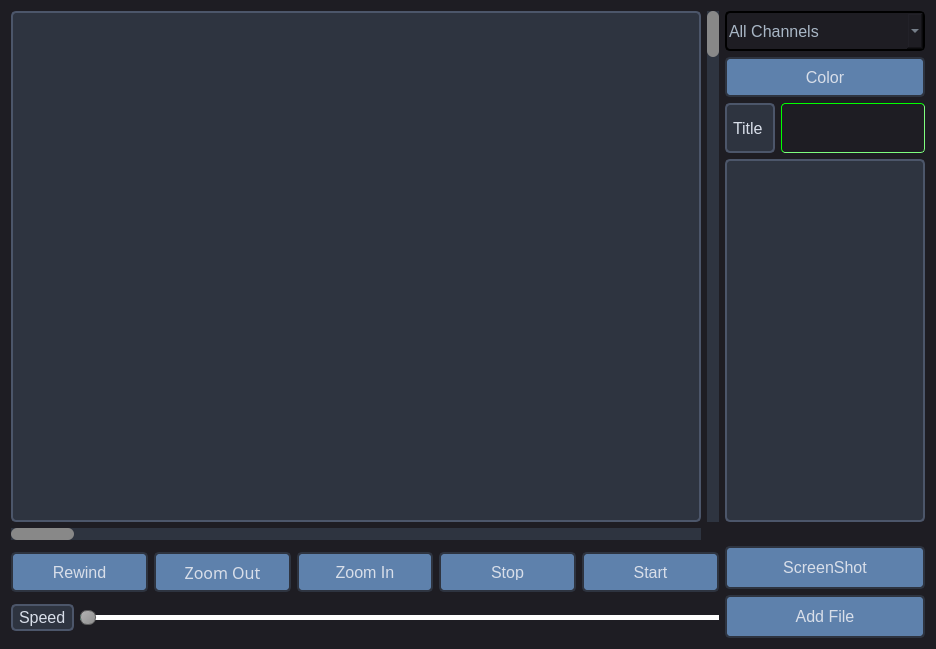
<?xml version="1.0" encoding="UTF-8"?>
<ui version="4.0">
 <class>Form</class>
 <widget class="QWidget" name="Form">
  <property name="geometry">
   <rect>
    <x>0</x>
    <y>0</y>
    <width>936</width>
    <height>649</height>
   </rect>
  </property>
  <property name="windowTitle">
   <string>Form</string>
  </property>
  <property name="styleSheet">
   <string notr="true">/*
Material Dark Style Sheet for QT Applications
Author: Jaime A. Quiroga P.
Inspired on https://github.com/jxfwinter/qt-material-stylesheet
Company: GTRONICK
Last updated: 04/12/2018, 15:00.
Available at: https://github.com/GTRONICK/QSS/blob/master/MaterialDark.qss
*/
QWidget{
	background-color:#1e1d23;
}
QMenuBar {
    background-color: #2E3440; /* Dark background */
    color: #D8DEE9; /* Light text color */
    font-size: 16px; /* Font size */
    padding: 5px; /* Padding around the text */
    border: 1px solid #4C566A; /* Border color */
    font-family: &quot;Segoe UI&quot;, &quot;Helvetica Neue&quot;, &quot;Arial&quot;, sans-serif; /* Font family */
}

QMenuBar::item {
    background-color: transparent; /* Transparent background */
    padding: 5px 10px; /* Padding around each item */
}

QMenuBar::item:selected {
    background-color: #4C566A; /* Background color when selected */
    color: #ECEFF4; /* Text color when selected */
}

QMenuBar::item:pressed {
    background-color: #3B4252; /* Background color when pressed */
    color: #ECEFF4; /* Text color when pressed */
}

QDialog {
	background-color:#1e1d23;
}
QColorDialog {
	background-color:#1e1d23;
}
QTextEdit {
	background-color:#1e1d23;
	color: #a9b7c6;
}
QPlainTextEdit {
	selection-background-color:#007b50;
	background-color:#1e1d23;
	border-style: solid;
	border-top-color: transparent;
	border-right-color: transparent;
	border-left-color: transparent;
	border-bottom-color: transparent;
	border-width: 1px;
	color: #a9b7c6;
}
QPushButton{
	border-style: solid;
	border-top-color: transparent;
	border-right-color: transparent;
	border-left-color: transparent;
	border-bottom-color: transparent;
	border-width: 1px;
	border-style: solid;
	color: #a9b7c6;
	padding: 2px;
	background-color: #1e1d23;
}
QPushButton::default{
	border-style: inset;
	border-top-color: transparent;
	border-right-color: transparent;
	border-left-color: transparent;
	border-bottom-color: #04b97f;
	border-width: 1px;
	color: #a9b7c6;
	padding: 2px;
	background-color: #1e1d23;
}
QToolButton {
	border-style: solid;
	border-top-color: transparent;
	border-right-color: transparent;
	border-left-color: transparent;
	border-bottom-color: #04b97f;
	border-bottom-width: 1px;
	border-style: solid;
	color: #a9b7c6;
	padding: 2px;
	background-color: #1e1d23;
}
QToolButton:hover{
	border-style: solid;
	border-top-color: transparent;
	border-right-color: transparent;
	border-left-color: transparent;
	border-bottom-color: #37efba;
	border-bottom-width: 2px;
	border-style: solid;
	color: #FFFFFF;
	padding-bottom: 1px;
	background-color: #1e1d23;
}
QPushButton:hover{
	border-style: solid;
	border-top-color: transparent;
	border-right-color: transparent;
	border-left-color: transparent;
	/*border-bottom-color: #37efba;*/

	border-bottom-width: 1px;
	border-style: solid;
	color: #FFFFFF;
	color: rgb(49, 149, 255);
	color: rgb(0, 187, 255);
	padding-bottom: 2px;
	background-color: #1e1d23;
}
QPushButton:pressed{
	border-style: solid;
	border-top-color: transparent;
	border-right-color: transparent;
	border-left-color: transparent;
	border-bottom-color: #37efba;
	border-bottom-width: 2px;
	border-style: solid;
	color: #37efba;
	padding-bottom: 1px;
	background-color: #1e1d23;
}
QPushButton:disabled{
	border-style: solid;
	border-top-color: transparent;
	border-right-color: transparent;
	border-left-color: transparent;
	border-bottom-color: #808086;
	border-bottom-width: 2px;
	border-style: solid;
	color: #808086;
	padding-bottom: 1px;
	background-color: #1e1d23;
}
QLineEdit {
	border-width: 1px; border-radius: 4px;
	border-color: rgb(58, 58, 58);
	border-style: inset;
	padding: 0 8px;
	color: #a9b7c6;
	background:#1e1d23;
	selection-background-color:#007b50;
	selection-color: #FFFFFF;
}
QLabel {
	color: #a9b7c6;
}
QLCDNumber {
	color: #37e6b4;
}
QProgressBar {
	text-align: center;
	color: rgb(240, 240, 240);
	border-width: 1px; 
	border-radius: 10px;
	border-color: rgb(58, 58, 58);
	border-style: inset;
	background-color:#1e1d23;
}
QProgressBar::chunk {
	background-color: #04b97f;
	border-radius: 5px;
}
QMenuBar {
	background-color: #1e1d23;
}
QMenuBar::item {
	color: #a9b7c6;
  	spacing: 3px;
  	padding: 1px 4px;
  	background: #1e1d23;
}

QMenuBar::item:selected {
  	background:#1e1d23;
	color: #FFFFFF;
}
QMenu::item:selected {
	border-style: solid;
	border-top-color: transparent;
	border-right-color: transparent;
	border-left-color: #04b97f;
	border-bottom-color: transparent;
	border-left-width: 2px;
	color: #FFFFFF;
	padding-left:15px;
	padding-top:4px;
	padding-bottom:4px;
	padding-right:7px;
	background-color: #1e1d23;
}
QMenu::item {
	border-style: solid;
	border-top-color: transparent;
	border-right-color: transparent;
	border-left-color: transparent;
	border-bottom-color: transparent;
	border-bottom-width: 1px;
	border-style: solid;
	color: #a9b7c6;
	padding-left:17px;
	padding-top:4px;
	padding-bottom:4px;
	padding-right:7px;
	background-color: #1e1d23;
}
QMenu{
	background-color:#1e1d23;
}
QTabWidget {
	color:rgb(0,0,0);
	background-color:#1e1d23;
}
QTabWidget::pane {
		border-color: rgb(77,77,77);
		background-color:#1e1d23;
		border-style: solid;
		border-width: 1px;
    	border-radius: 6px;
}
QTabBar::tab {
	border-style: solid;
	border-top-color: transparent;
	border-right-color: transparent;
	border-left-color: transparent;
	border-bottom-color: transparent;
	border-bottom-width: 1px;
	border-style: solid;
	color: #808086;
	padding: 3px;
	margin-left:3px;
	background-color: #1e1d23;
}
QTabBar::tab:selected, QTabBar::tab:last:selected, QTabBar::tab:hover {
  	border-style: solid;
	border-top-color: transparent;
	border-right-color: transparent;
	border-left-color: transparent;
	border-bottom-color: #04b97f;
	border-bottom-width: 2px;
	border-style: solid;
	color: #FFFFFF;
	padding-left: 3px;
	padding-bottom: 2px;
	margin-left:3px;
	background-color: #1e1d23;
}

QCheckBox {
	color: #a9b7c6;
	padding: 2px;
}
QCheckBox:disabled {
	color: #808086;
	padding: 2px;
}

QCheckBox:hover {
	border-radius:4px;
	border-style:solid;
	padding-left: 1px;
	padding-right: 1px;
	padding-bottom: 1px;
	padding-top: 1px;
	border-width:1px;
	border-color: rgb(87, 97, 106);
	background-color:#1e1d23;
}
QCheckBox::indicator:checked {

	height: 10px;
	width: 10px;
	border-style:solid;
	border-width: 1px;
	border-color: #04b97f;
	color: #a9b7c6;
	background-color: #04b97f;
}
QCheckBox::indicator:unchecked {

	height: 10px;
	width: 10px;
	border-style:solid;
	border-width: 1px;
	border-color: #04b97f;
	color: #a9b7c6;
	background-color: transparent;
}
QRadioButton {
	color: #a9b7c6;
	background-color: #1e1d23;
	padding: 1px;
}
QRadioButton::indicator:checked {
	height: 10px;
	width: 10px;
	border-style:solid;
	border-radius:5px;
	border-width: 1px;
	border-color: #04b97f;
	color: #a9b7c6;
	background-color: #04b97f;
}
QRadioButton::indicator:!checked {
	height: 10px;
	width: 10px;
	border-style:solid;
	border-radius:5px;
	border-width: 1px;
	border-color: #04b97f;
	color: #a9b7c6;
	background-color: transparent;
}
QStatusBar {
	color:#027f7f;
}
QSpinBox {
	color: #a9b7c6;	
	background-color: #1e1d23;
}
QDoubleSpinBox {
	color: #a9b7c6;	
	background-color: #1e1d23;
}
QTimeEdit {
	color: #a9b7c6;	
	background-color: #1e1d23;
}
QDateTimeEdit {
	color: #a9b7c6;	
	background-color: #1e1d23;
}
QDateEdit {
	color: #a9b7c6;	
	background-color: #1e1d23;
}
QComboBox {
	color: #a9b7c6;	
	background: #1e1d23;
}
QComboBox:editable {
	background: #1e1d23;
	color: #a9b7c6;
	selection-background-color: #1e1d23;
}
QComboBox QAbstractItemView {
	color: #a9b7c6;	
	background: #1e1d23;
	selection-color: #FFFFFF;
	selection-background-color: #1e1d23;
}
QComboBox:!editable:on, QComboBox::drop-down:editable:on {
	color: #a9b7c6;	
	background: #1e1d23;
}
QFontComboBox {
	color: #a9b7c6;	
	background-color: #1e1d23;
}
QToolBox {
	color: #a9b7c6;
	background-color: #1e1d23;
}
QToolBox::tab {
	color: #a9b7c6;
	background-color: #1e1d23;
}
QToolBox::tab:selected {
	color: #FFFFFF;
	background-color: #1e1d23;
}
QScrollArea {
	color: #FFFFFF;
	background-color: #1e1d23;
}
QSlider::groove:horizontal {
	height: 5px;
	background: #04b97f;
}
QSlider::groove:vertical {
	width: 5px;
	background: #04b97f;
}
QSlider::handle:horizontal {
	background: qlineargradient(x1:0, y1:0, x2:1, y2:1, stop:0 #b4b4b4, stop:1 #8f8f8f);
	border: 1px solid #5c5c5c;
	width: 14px;
	margin: -5px 0;
	border-radius: 7px;
}
QSlider::handle:vertical {
	background: qlineargradient(x1:1, y1:1, x2:0, y2:0, stop:0 #b4b4b4, stop:1 #8f8f8f);
	border: 1px solid #5c5c5c;
	height: 14px;
	margin: 0 -5px;
	border-radius: 7px;
}
QSlider::add-page:horizontal {
    background: white;
}
QSlider::add-page:vertical {
    background: white;
}
QSlider::sub-page:horizontal {
    background: #04b97f;
}
QSlider::sub-page:vertical {
    background: #04b97f;
}
QPushButton {
    background-color: #5E81AC; /* Background color on hover */

    color: #D8DEE9; /* Light text color */
    font-size: 16px; /* Font size */
    padding: 10px 20px; /* Padding around the text */
    border: 2px solid #2E3440; /* Border color */
    border-radius: 5px; /* Rounded corners */
    font-family: &quot;Segoe UI&quot;, &quot;Helvetica Neue&quot;, &quot;Arial&quot;, sans-serif; /* Font family */
}

QPushButton:hover {
	background-color: rgb(137, 220, 255);
	color: rgb(0, 0, 0);
    border: 2px solid #81A1C1; /* Border color on hover */

    font-size: 16px; /* Font size */
    padding: 10px 20px; /* Padding around the text */
    border-radius: 5px; /* Rounded corners */
    font-family: &quot;Segoe UI&quot;, &quot;Helvetica Neue&quot;, &quot;Arial&quot;, sans-serif; /* Font family */
}

QPushButton:pressed {
    background-color: #3B4252; /* Background color when pressed */
    border: 2px solid #4C566A; /* Border color when pressed */
}

QPushButton {
    background-color: #5E81AC; /* Background color on hover */

    color: #D8DEE9; /* Light text color */
    font-size: 16px; /* Font size */
    padding: 10px 20px; /* Padding around the text */
    border: 2px solid #2E3440; /* Border color */
    border-radius: 5px; /* Rounded corners */
    font-family: &quot;Segoe UI&quot;, &quot;Helvetica Neue&quot;, &quot;Arial&quot;, sans-serif; /* Font family */
}

QPushButton:hover {
	background-color: rgb(137, 220, 255);
	color: rgb(0, 0, 0);
    border: 2px solid #81A1C1; /* Border color on hover */

    font-size: 16px; /* Font size */
    padding: 10px 20px; /* Padding around the text */
    border-radius: 5px; /* Rounded corners */
    font-family: &quot;Segoe UI&quot;, &quot;Helvetica Neue&quot;, &quot;Arial&quot;, sans-serif; /* Font family */
}

QPushButton:pressed {
    background-color: #3B4252; /* Background color when pressed */
    border: 2px solid #4C566A; /* Border color when pressed */
}
QLabel {
    background-color: #2E3440; /* Dark background */
    color: #D8DEE9; /* Light text color */
    font-size: 16px; /* Font size */
    padding: 2px; /* Padding around the text */
    border: 2px solid #4C566A; /* Border color */
    border-radius: 5px; /* Rounded corners */
    font-family: &quot;Segoe UI&quot;
}
QComboBox{
 font-size: 16px; /* Font size */
   padding: 2px; /* Padding around the text */
    border: 2px solid; /* Border color */
    border-radius: 5px; /* Rounded corners */
    font-family: &quot;Segoe UI&quot;
}
</string>
  </property>
  <layout class="QGridLayout" name="gridLayout">
   <item row="0" column="0">
    <widget class="PlotWidget" name="FirstPlotWidget" native="true">
     <property name="sizePolicy">
      <sizepolicy hsizetype="Expanding" vsizetype="Expanding">
       <horstretch>0</horstretch>
       <verstretch>0</verstretch>
      </sizepolicy>
     </property>
     <property name="styleSheet">
      <string notr="true">    background-color: #2E3440; /* Dark background */
    color: #D8DEE9; /* Light text color */
    font-size: 16px; /* Font size */
    padding: 5px; /* Padding around the text */
    border: 2px solid #4C566A; /* Border color */
    border-radius: 5px; /* Rounded corners */
    font-family: &quot;Segoe UI&quot;, &quot;Helvetica Neue&quot;, &quot;Arial&quot;, sans-serif; /* Font family */
</string>
     </property>
    </widget>
   </item>
   <item row="0" column="1">
    <widget class="QScrollBar" name="verticalScrollBar_2">
     <property name="styleSheet">
      <string notr="true">/* Scrollbar background */
QScrollBar:vertical {
    border: none;
    background-color: #2E3440; /* Dark background */
    width: 12px;
    margin: 0px 0px 0px 0px;
}

/* Handle */
QScrollBar::handle:vertical {
    background: #888;
    min-height: 20px;
    border-radius: 6px;
}

/* Handle on hover */
QScrollBar::handle:vertical:hover {
    background: #555;
}

/* Add-line (down arrow) */
QScrollBar::add-line:vertical {
    background: none;
    height: 0px;
    subcontrol-position: bottom;
    subcontrol-origin: margin;
}

/* Sub-line (up arrow) */
QScrollBar::sub-line:vertical {
    background: none;
    height: 0px;
    subcontrol-position: top;
    subcontrol-origin: margin;
}

/* Add-page and sub-page (scrollbar background above and below the handle) */
QScrollBar::add-page:vertical, QScrollBar::sub-page:vertical {
    background: none;
}
</string>
     </property>
     <property name="orientation">
      <enum>Qt::Vertical</enum>
     </property>
    </widget>
   </item>
   <item row="0" column="2">
    <layout class="QVBoxLayout" name="verticalLayout_3">
     <item>
      <widget class="QComboBox" name="comboBox_5">
       <property name="minimumSize">
        <size>
         <width>0</width>
         <height>40</height>
        </size>
       </property>
       <property name="maximumSize">
        <size>
         <width>200</width>
         <height>40</height>
        </size>
       </property>
       <property name="styleSheet">
        <string notr="true">QComboBox{
 font-size: 16px; /* Font size */
   padding: 2px; /* Padding around the text */
    border: 2px solid; /* Border color */
    border-radius: 5px; /* Rounded corners */
    font-family: &quot;Segoe UI&quot;
}</string>
       </property>
       <item>
        <property name="text">
         <string>All Channels</string>
        </property>
       </item>
      </widget>
     </item>
     <item>
      <widget class="QPushButton" name="pushButton_10">
       <property name="sizePolicy">
        <sizepolicy hsizetype="Fixed" vsizetype="Fixed">
         <horstretch>0</horstretch>
         <verstretch>0</verstretch>
        </sizepolicy>
       </property>
       <property name="maximumSize">
        <size>
         <width>200</width>
         <height>40</height>
        </size>
       </property>
       <property name="styleSheet">
        <string notr="true"/>
       </property>
       <property name="text">
        <string>Color</string>
       </property>
      </widget>
     </item>
     <item>
      <layout class="QHBoxLayout" name="horizontalLayout">
       <item>
        <widget class="QLabel" name="label">
         <property name="maximumSize">
          <size>
           <width>50</width>
           <height>50</height>
          </size>
         </property>
         <property name="text">
          <string>Title</string>
         </property>
        </widget>
       </item>
       <item>
        <widget class="QLineEdit" name="lineEdit">
         <property name="sizePolicy">
          <sizepolicy hsizetype="Fixed" vsizetype="Fixed">
           <horstretch>0</horstretch>
           <verstretch>0</verstretch>
          </sizepolicy>
         </property>
         <property name="maximumSize">
          <size>
           <width>200</width>
           <height>50</height>
          </size>
         </property>
         <property name="styleSheet">
          <string notr="true">border-color: rgb(0, 255, 0);</string>
         </property>
        </widget>
       </item>
      </layout>
     </item>
     <item>
      <widget class="PlotWidget" name="FirstPlotWidget_2" native="true">
       <property name="sizePolicy">
        <sizepolicy hsizetype="Fixed" vsizetype="Fixed">
         <horstretch>0</horstretch>
         <verstretch>0</verstretch>
        </sizepolicy>
       </property>
       <property name="maximumSize">
        <size>
         <width>200</width>
         <height>900</height>
        </size>
       </property>
       <property name="styleSheet">
        <string notr="true">    background-color: #2E3440; /* Dark background */
    color: #D8DEE9; /* Light text color */
    font-size: 16px; /* Font size */
    padding: 5px; /* Padding around the text */
    border: 2px solid #4C566A; /* Border color */
    border-radius: 5px; /* Rounded corners */
    font-family: &quot;Segoe UI&quot;, &quot;Helvetica Neue&quot;, &quot;Arial&quot;, sans-serif; /* Font family */
</string>
       </property>
      </widget>
     </item>
    </layout>
   </item>
   <item row="1" column="0">
    <widget class="QScrollBar" name="horizontalScrollBar">
     <property name="styleSheet">
      <string notr="true">/* Scrollbar background */
QScrollBar:horizontal {
    border: none;
    background-color: #2E3440; /* Dark background */
    height: 12px;
    margin: 0px 0px 0px 0px;
}

/* Handle */
QScrollBar::handle:horizontal {
    background: #888;
    min-width: 20px;
    border-radius: 6px;
}

/* Handle on hover */
QScrollBar::handle:horizontal:hover {
    background: #555;
}

/* Add-line (right arrow) */
QScrollBar::add-line:horizontal {
    background: none;
    width: 0px;
    subcontrol-position: right;
    subcontrol-origin: margin;
}

/* Sub-line (left arrow) */
QScrollBar::sub-line:horizontal {
    background: none;
    width: 0px;
    subcontrol-position: left;
    subcontrol-origin: margin;
}

/* Add-page and sub-page (scrollbar background to the left and right of the handle) */
QScrollBar::add-page:horizontal, QScrollBar::sub-page:horizontal {
    background: none;
}
</string>
     </property>
     <property name="orientation">
      <enum>Qt::Horizontal</enum>
     </property>
    </widget>
   </item>
   <item row="2" column="0" colspan="2">
    <layout class="QVBoxLayout" name="verticalLayout">
     <item>
      <layout class="QHBoxLayout" name="horizontalLayout_2">
       <item>
        <widget class="QPushButton" name="pushButton_8">
         <property name="sizePolicy">
          <sizepolicy hsizetype="Fixed" vsizetype="Fixed">
           <horstretch>0</horstretch>
           <verstretch>0</verstretch>
          </sizepolicy>
         </property>
         <property name="maximumSize">
          <size>
           <width>200</width>
           <height>40</height>
          </size>
         </property>
         <property name="styleSheet">
          <string notr="true"/>
         </property>
         <property name="text">
          <string>Rewind</string>
         </property>
        </widget>
       </item>
       <item>
        <widget class="QPushButton" name="pushButton_13">
         <property name="sizePolicy">
          <sizepolicy hsizetype="Fixed" vsizetype="Fixed">
           <horstretch>0</horstretch>
           <verstretch>0</verstretch>
          </sizepolicy>
         </property>
         <property name="maximumSize">
          <size>
           <width>200</width>
           <height>40</height>
          </size>
         </property>
         <property name="font">
          <font>
           <family>Segoe UI,Helvetica Neue,Arial,sans-serif</family>
           <pointsize>-1</pointsize>
          </font>
         </property>
         <property name="styleSheet">
          <string notr="true">    font-size: 16px; /* Font size */
</string>
         </property>
         <property name="text">
          <string>Zoom Out</string>
         </property>
         <property name="iconSize">
          <size>
           <width>20</width>
           <height>20</height>
          </size>
         </property>
        </widget>
       </item>
       <item>
        <widget class="QPushButton" name="pushButton_12">
         <property name="sizePolicy">
          <sizepolicy hsizetype="Fixed" vsizetype="Fixed">
           <horstretch>0</horstretch>
           <verstretch>0</verstretch>
          </sizepolicy>
         </property>
         <property name="maximumSize">
          <size>
           <width>200</width>
           <height>40</height>
          </size>
         </property>
         <property name="text">
          <string>Zoom In</string>
         </property>
        </widget>
       </item>
       <item>
        <widget class="QPushButton" name="pushButton_16">
         <property name="sizePolicy">
          <sizepolicy hsizetype="Fixed" vsizetype="Fixed">
           <horstretch>0</horstretch>
           <verstretch>0</verstretch>
          </sizepolicy>
         </property>
         <property name="maximumSize">
          <size>
           <width>200</width>
           <height>40</height>
          </size>
         </property>
         <property name="text">
          <string>Stop</string>
         </property>
        </widget>
       </item>
       <item>
        <widget class="QPushButton" name="pushButton_7">
         <property name="sizePolicy">
          <sizepolicy hsizetype="Fixed" vsizetype="Fixed">
           <horstretch>0</horstretch>
           <verstretch>0</verstretch>
          </sizepolicy>
         </property>
         <property name="maximumSize">
          <size>
           <width>200</width>
           <height>40</height>
          </size>
         </property>
         <property name="text">
          <string>Start</string>
         </property>
        </widget>
       </item>
      </layout>
     </item>
     <item>
      <layout class="QHBoxLayout" name="horizontalLayout_10">
       <item>
        <widget class="QLabel" name="label_5">
         <property name="sizePolicy">
          <sizepolicy hsizetype="Fixed" vsizetype="Fixed">
           <horstretch>0</horstretch>
           <verstretch>0</verstretch>
          </sizepolicy>
         </property>
         <property name="styleSheet">
          <string notr="true">QLabel {
    background-color: #2E3440; /* Dark background */
    color: #D8DEE9; /* Light text color */
    font-size: 16px; /* Font size */
    padding: 2px; /* Padding around the text */
    border: 2px solid #4C566A; /* Border color */
    border-radius: 5px; /* Rounded corners */
    font-family: &quot;Segoe UI&quot;
}</string>
         </property>
         <property name="text">
          <string>Speed</string>
         </property>
        </widget>
       </item>
       <item>
        <widget class="QSlider" name="horizontalSlider">
         <property name="orientation">
          <enum>Qt::Horizontal</enum>
         </property>
        </widget>
       </item>
      </layout>
     </item>
    </layout>
   </item>
   <item row="2" column="2">
    <layout class="QVBoxLayout" name="verticalLayout_2">
     <item>
      <widget class="QPushButton" name="pushButton_2">
       <property name="sizePolicy">
        <sizepolicy hsizetype="Fixed" vsizetype="Fixed">
         <horstretch>0</horstretch>
         <verstretch>0</verstretch>
        </sizepolicy>
       </property>
       <property name="minimumSize">
        <size>
         <width>200</width>
         <height>30</height>
        </size>
       </property>
       <property name="text">
        <string>ScreenShot</string>
       </property>
      </widget>
     </item>
     <item>
      <widget class="QPushButton" name="pushButton">
       <property name="sizePolicy">
        <sizepolicy hsizetype="Fixed" vsizetype="Fixed">
         <horstretch>0</horstretch>
         <verstretch>0</verstretch>
        </sizepolicy>
       </property>
       <property name="minimumSize">
        <size>
         <width>200</width>
         <height>30</height>
        </size>
       </property>
       <property name="text">
        <string>Add File</string>
       </property>
      </widget>
     </item>
    </layout>
   </item>
  </layout>
 </widget>
 <customwidgets>
  <customwidget>
   <class>PlotWidget</class>
   <extends>QWidget</extends>
   <header location="global">pyqtgraph</header>
   <container>1</container>
  </customwidget>
 </customwidgets>
 <resources/>
 <connections/>
</ui>
